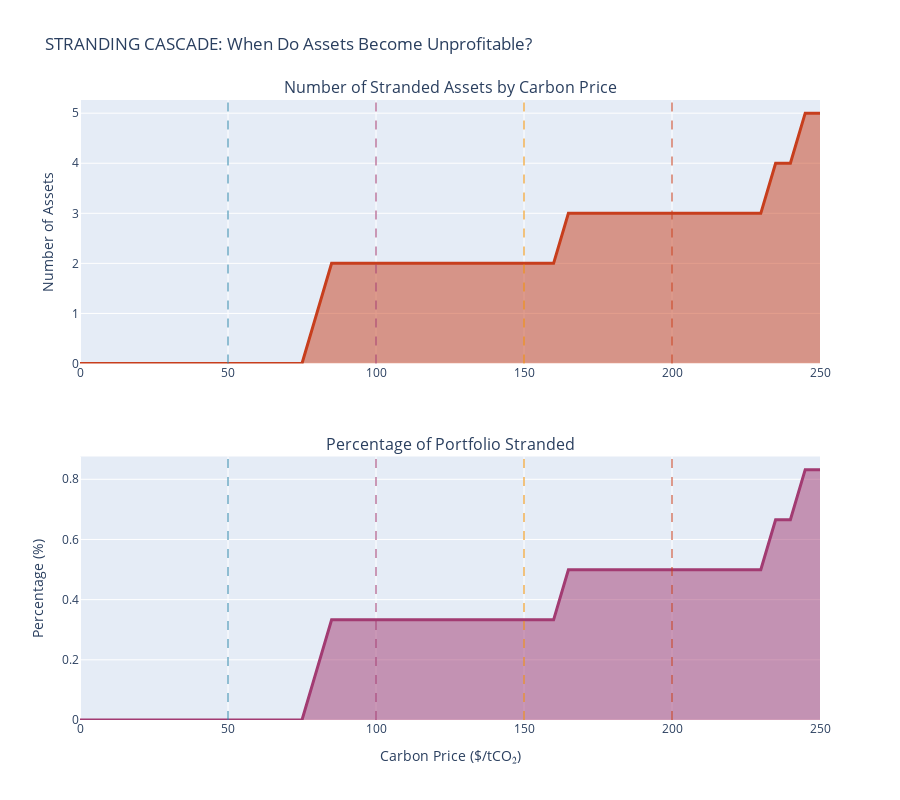

The notebook cell this image was saved under:
### Markdown cell above
### 1.1 Stranding Cascade - How Many Assets at Each Price Point?

### Code cell
# Calculate stranding cascade
cascade_data = []
for price in range(0, 251, 5):  # Every $5 increment
    carbon_cost_pct = (df_financial['annual_emissions_t_co2e'] * price / df_financial['estimated_revenue_usd']) * 100
    stranded_count = (carbon_cost_pct > OPERATING_MARGIN * 100).sum()
    stranded_pct = stranded_count / len(df_financial) * 100
    
    cascade_data.append({
        'carbon_price': price,
        'stranded_assets': stranded_count,
        'stranded_pct': stranded_pct
    })

df_cascade = pd.DataFrame(cascade_data)

# Create waterfall visualization
fig1 = make_subplots(
    rows=2, cols=1,
    subplot_titles=('Number of Stranded Assets by Carbon Price', 'Percentage of Portfolio Stranded'),
    row_heights=[0.5, 0.5],
    vertical_spacing=0.15
)

# Count plot
fig1.add_trace(
    go.Scatter(
        x=df_cascade['carbon_price'],
        y=df_cascade['stranded_assets'],
        mode='lines',
        name='Stranded Assets',
        fill='tozeroy',
        line=dict(color='#C73E1D', width=3),
        hovertemplate='Price: $%{x}/tCO₂<br>Stranded: %{y} assets<extra></extra>'
    ),
    row=1, col=1
)

# Percentage plot
fig1.add_trace(
    go.Scatter(
        x=df_cascade['carbon_price'],
        y=df_cascade['stranded_pct'],
        mode='lines',
        name='% Stranded',
        fill='tozeroy',
        line=dict(color='#A23B72', width=3),
        hovertemplate='Price: $%{x}/tCO₂<br>Stranded: %{y:.1f}%<extra></extra>'
    ),
    row=2, col=1
)

# Add scenario reference lines
for price in [50, 100, 150, 200]:
    for row_num in [1, 2]:
        fig1.add_vline(
            x=price, 
            line_dash='dash', 
            line_color=SCENARIO_COLORS[f'${price}/tCO₂'],
            opacity=0.5,
            row=row_num, col=1
        )

fig1.update_xaxes(title_text='Carbon Price ($/tCO₂)', row=2, col=1)
fig1.update_yaxes(title_text='Number of Assets', row=1, col=1)
fig1.update_yaxes(title_text='Percentage (%)', row=2, col=1)

fig1.update_layout(
    height=800,
    title_text='STRANDING CASCADE: When Do Assets Become Unprofitable?',
    showlegend=False
)

fig1.show()

# Print critical thresholds
print("Critical stranding thresholds:")

for threshold in [10, 25, 50, 75]:
    threshold_row = df_cascade[df_cascade['stranded_pct'] >= threshold].iloc[0] if len(df_cascade[df_cascade['stranded_pct'] >= threshold]) > 0 else None
    if threshold_row is not None:
        print(f"  {threshold}% of assets stranded at: ${threshold_row['carbon_price']:.0f}/tCO₂")

### Figure 1 — Plotly figure (JSON) as saved in the notebook; plotly's stock layout.template omitted (floating-point values rounded to 4 significant figures)
{"data": [{"fill": "tozeroy", "hovertemplate": "Price: $%{x}/tCO₂<br>Stranded: %{y} assets<extra></extra>", "line": {"color": "#C73E1D", "width": 3}, "mode": "lines", "name": "Stranded Assets", "type": "scatter", "x": [0, 5, 10, 15, 20, 25, 30, 35, 40, 45, 50, 55, 60, 65, 70, 75, 80, 85, 90, 95, 100, 105, 110, 115, 120, 125, 130, 135, 140, 145, 150, 155, 160, 165, 170, 175, 180, 185, 190, 195, 200, 205, 210, 215, 220, 225, 230, 235, 240, 245, 250], "xaxis": "x", "y": [0, 0, 0, 0, 0, 0, 0, 0, 0, 0, 0, 0, 0, 0, 0, 0, 1, 2, 2, 2, 2, 2, 2, 2, 2, 2, 2, 2, 2, 2, 2, 2, 2, 3, 3, 3, 3, 3, 3, 3, 3, 3, 3, 3, 3, 3, 3, 4, 4, 5, 5], "yaxis": "y"}, {"fill": "tozeroy", "hovertemplate": "Price: $%{x}/tCO₂<br>Stranded: %{y:.1f}%<extra></extra>", "line": {"color": "#A23B72", "width": 3}, "mode": "lines", "name": "% Stranded", "type": "scatter", "x": [0, 5, 10, 15, 20, 25, 30, 35, 40, 45, 50, 55, 60, 65, 70, 75, 80, 85, 90, 95, 100, 105, 110, 115, 120, 125, 130, 135, 140, 145, 150, 155, 160, 165, 170, 175, 180, 185, 190, 195, 200, 205, 210, 215, 220, 225, 230, 235, 240, 245, 250], "xaxis": "x2", "y": [0, 0, 0, 0, 0, 0, 0, 0, 0, 0, 0, 0, 0, 0, 0, 0, 0.1664, 0.3328, 0.3328, 0.3328, 0.3328, 0.3328, 0.3328, 0.3328, 0.3328, 0.3328, 0.3328, 0.3328, 0.3328, 0.3328, 0.3328, 0.3328, 0.3328, 0.4992, 0.4992, 0.4992, 0.4992, 0.4992, 0.4992, 0.4992, 0.4992, 0.4992, 0.4992, 0.4992, 0.4992, 0.4992, 0.4992, 0.6656, 0.6656, 0.8319, 0.8319], "yaxis": "y2"}], "layout": {"annotations": [{"font": {"size": 16}, "showarrow": false, "text": "Number of Stranded Assets by Carbon Price", "x": 0.5, "xanchor": "center", "xref": "paper", "y": 1, "yanchor": "bottom", "yref": "paper"}, {"font": {"size": 16}, "showarrow": false, "text": "Percentage of Portfolio Stranded", "x": 0.5, "xanchor": "center", "xref": "paper", "y": 0.425, "yanchor": "bottom", "yref": "paper"}], "height": 800, "shapes": [{"line": {"color": "#2E86AB", "dash": "dash"}, "opacity": 0.5, "type": "line", "x0": 50, "x1": 50, "xref": "x", "y0": 0, "y1": 1, "yref": "y domain"}, {"line": {"color": "#2E86AB", "dash": "dash"}, "opacity": 0.5, "type": "line", "x0": 50, "x1": 50, "xref": "x2", "y0": 0, "y1": 1, "yref": "y2 domain"}, {"line": {"color": "#A23B72", "dash": "dash"}, "opacity": 0.5, "type": "line", "x0": 100, "x1": 100, "xref": "x", "y0": 0, "y1": 1, "yref": "y domain"}, {"line": {"color": "#A23B72", "dash": "dash"}, "opacity": 0.5, "type": "line", "x0": 100, "x1": 100, "xref": "x2", "y0": 0, "y1": 1, "yref": "y2 domain"}, {"line": {"color": "#F18F01", "dash": "dash"}, "opacity": 0.5, "type": "line", "x0": 150, "x1": 150, "xref": "x", "y0": 0, "y1": 1, "yref": "y domain"}, {"line": {"color": "#F18F01", "dash": "dash"}, "opacity": 0.5, "type": "line", "x0": 150, "x1": 150, "xref": "x2", "y0": 0, "y1": 1, "yref": "y2 domain"}, {"line": {"color": "#C73E1D", "dash": "dash"}, "opacity": 0.5, "type": "line", "x0": 200, "x1": 200, "xref": "x", "y0": 0, "y1": 1, "yref": "y domain"}, {"line": {"color": "#C73E1D", "dash": "dash"}, "opacity": 0.5, "type": "line", "x0": 200, "x1": 200, "xref": "x2", "y0": 0, "y1": 1, "yref": "y2 domain"}], "showlegend": false, "title": {"text": "STRANDING CASCADE: When Do Assets Become Unprofitable?"}, "xaxis": {"anchor": "y", "domain": [0, 1]}, "xaxis2": {"anchor": "y2", "domain": [0, 1], "title": {"text": "Carbon Price ($/tCO₂)"}}, "yaxis": {"anchor": "x", "domain": [0.575, 1], "title": {"text": "Number of Assets"}}, "yaxis2": {"anchor": "x2", "domain": [0, 0.425], "title": {"text": "Percentage (%)"}}}}
